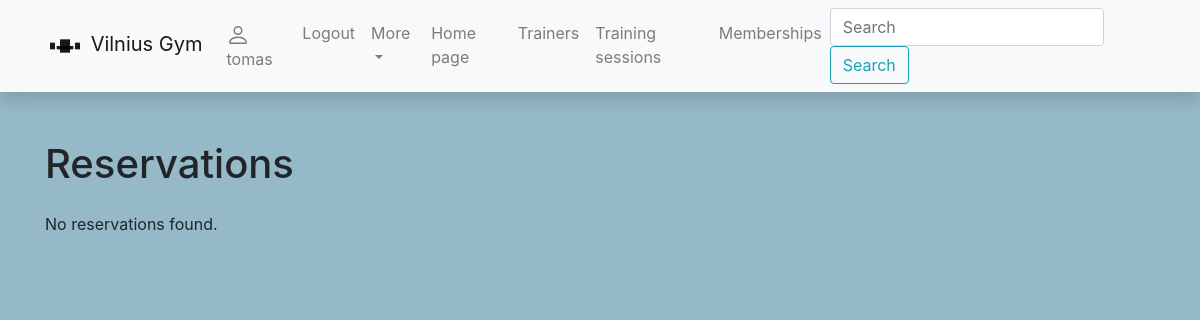
The page /gym/reservations/ (signed in) on the database as committed earlier.
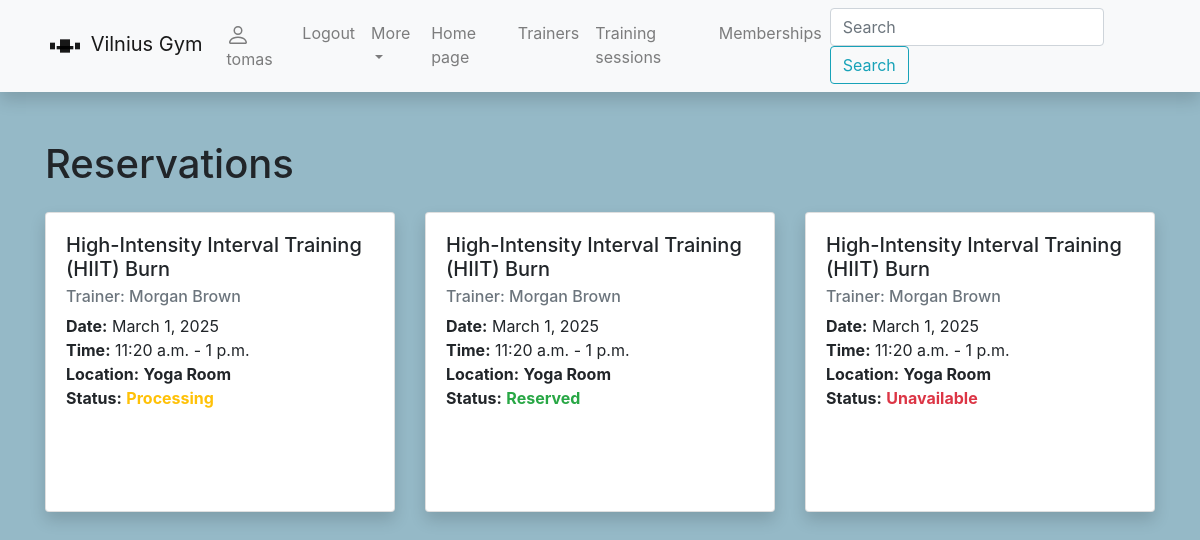
The same page on the database as committed later.
### gym/models.py (models this page shows, shortened)
class Reservation(models.Model):
    schedule = models.ForeignKey(Schedule, on_delete=SET_NULL, null=True, blank=True)
    user = models.ForeignKey(User, on_delete=models.CASCADE, related_name='reservations')
    RESERVATION_STATUS = (
        ('p', 'Processing'),
        ('r', 'Reserved'),
        ('e', 'Unavailable'),
    )
    rezervation_status = models.CharField('rezervation_status',
                                          max_length=1,
                                          choices=RESERVATION_STATUS,
                                          default='p',
                                          blank=True,
                                          help_text="Membership status"
                                          )

class Schedule(models.Model):
    max_capacity = models.PositiveIntegerField('Capacity', null=True, blank=True,
                                               help_text="Enter max capacity")
    date = models.DateField('date', help_text="Enter date", default=date.today)
    trainer = models.ForeignKey(Trainer, on_delete=SET_NULL, null=True, blank=True)
    training_session = models.ForeignKey(TrainingSession, on_delete=SET_NULL,
                                         null=True, blank=True, related_name='schedule')
    start_time = models.TimeField('Start time',
                                  help_text='Enter start time',
                                  default=get_current_time)
    end_time = models.TimeField('End time',
                                help_text='Enter End time',
                                default=get_current_time)
    LOCATION_NAME = (
        ('1', 'Main Studio'),
        ('2', 'Yoga Room'),
        ('3', 'Cardio Zone'),
        ('4', 'Outdoor Terrace'),
        ('5', 'Functional Training Area'),
    )
    location = models.CharField('Location',
                                max_length=1,
                                choices=LOCATION_NAME,
                                default='1',
                                blank=True,
                                help_text="Gym class locations"
                                )

class TrainingSession(models.Model):
    name = models.CharField('Name', max_length=50, help_text='Enter training sessions name')
    duration = models.DurationField(default="01:00:00", help_text="Default time is 1 hour")
    description = HTMLField()
    ts_cover = models.ImageField('training session cover',
                                 upload_to='covers/ts_covers',
                                 null=True,
                                 blank=True)

class Trainer(models.Model):
    first_name = models.CharField('Name', max_length=50, help_text='Enter your name')
    last_name = models.CharField('Surname', max_length=50, help_text='Enter your surname')
    email = models.CharField('Email', max_length=50, help_text="Enter email adress")
    specialization = models.CharField('Specialization', max_length=100, default='Specialization....')
    professional_history = HTMLField()
    cover = models.ImageField(upload_to='covers/trainer_covers', blank=True, null=True)
    def __str__(self):
        return f'{self.first_name} {self.last_name}'
    class Meta:
        ordering = ('last_name', 'first_name')

### gym/views.py (the view)
# urls.py: path('reservations/', views.ReservarsionsListView.as_view(), name='reservations-all'),
class ReservarsionsListView(generic.ListView):
    model = Reservation
    context_object_name = 'reservations'
    template_name = 'reservations.html'

### gym/templates/reservations.html
{% extends 'base.html' %}
{% block content %}
<h1 class="mb-4">Reservations</h1>
{% if user.reservations.all %}
  <div class="row">
    {% for reservation in user.reservations.all %}
      <div class="col-md-4 mb-4">
        <div class="card h-100 shadow">
          <div class="card-body">
            <h5 class="card-title">{{ reservation.schedule.training_session.name }}</h5>
            <h6 class="card-subtitle mb-2 text-muted">Trainer: {{ reservation.schedule.trainer }}</h6>
            <p class="card-text">
              <strong>Date:</strong> {{ reservation.schedule.date }}<br>
              <strong>Time:</strong> {{ reservation.schedule.start_time }} - {{ reservation.schedule.end_time }}<br>
              <strong>Location:</strong>
              <span class="font-weight-bold
                {% if reservation.schedule.location == '1' %}text-default
                {% elif reservation.schedule.location == '2' %}text-default
                {% elif reservation.schedule.location == '3' %}text-default
                {% elif reservation.schedule.location == '4' %}text-default
                {% elif reservation.schedule.location == '5' %}text-default
                {% else %}text-muted{% endif %}">
                {{ reservation.schedule.get_location_display }}
              </span>
              <br>
              <strong>Status:</strong>
              <span class="font-weight-bold
                {% if reservation.rezervation_status == 'e' %}text-danger
                {% elif reservation.rezervation_status == 'r' %}text-success
                {% elif reservation.rezervation_status == 'p' %}text-warning
                {% else %}text-muted{% endif %}">
                {{ reservation.get_rezervation_status_display }}
              </span>
            </p>
          </div>
        </div>
      </div>
    {% endfor %}
  </div>
{% else %}
  <p>No reservations found.</p>
{% endif %}
{% endblock %}

### gym/templates/base.html (shortened to what this page needs)
<!DOCTYPE html>
<html lang="en">
<head>
    {% load static %}
    <link
      rel="stylesheet"
      href="https://stackpath.bootstrapcdn.com/bootstrap/4.1.3/css/bootstrap.min.css"
    />
    <link
      rel="stylesheet"
      href="https://cdnjs.cloudflare.com/ajax/libs/font-awesome/4.7.0/css/font-awesome.min.css"
    />
     <link rel="stylesheet" href="{% static 'css/styles.css' %}" />
</head>
  <body>
    <nav
      class="navbar navbar-expand-lg navbar-light bg-light static-top mb-5 shadow"
    >
      <div class="container">
        <a class="navbar-brand" href="{% url 'index' %}">
          <svg
            class="bi bi-dumbbell"
            width="2em"
            height="2em"
            viewBox="0 0 24 24"
            fill="currentColor"
            xmlns="http://www.w3.org/2000/svg">
            <path d="M3 10V14H6V10H3Z" />
            <path d="M18 10V14H21V10H18Z" />
            <path d="M7 12H17V14H7V12Z" />
            <path d="M9 8H15V16H9V8Z" />
        </svg>
          Vilnius Gym</a
        >
        <div class="collapse navbar-collapse" id="navbarResponsive">
          <ul class="navbar-nav ml-auto">
           {% if user.is_authenticated %}
            <li class="nav-item">
              <a class="nav-link" href="{% url 'user-profile' %}">
                 {{ user.username }}</a>
            </li>
            <li class="nav-item">
              <a class="nav-link" href="{% url 'logout' %}">Logout</a>
            <li class="nav-item dropdown">
                <a class="nav-link dropdown-toggle" href="#" id="navbarDropdown" role="button"
                   data-toggle="dropdown" aria-expanded="false">More
                </a>
            </li>
          {% endif %}
            <li class="nav-item">
              <a class="nav-link" href="{% url 'index' %}">Home page</a>
            </li>
            <li class="nav-item">
              <a class="nav-link" href="{% url 'trainers-all' %}">Trainers</a>
            </li>
              <li class="nav-item">
              <a class="nav-link" href="{% url 'trainingsessions-all' %}">Training sessions</a>
            </li>
            <li class="nav-item">
              <a class="nav-link" href="{% url 'displaymemberships-all' %}">Memberships</a>
            </li>
          </ul>
          <form
            class="form-inline my-2 my-lg-0"
            action="{% url 'search' %}"
            method="get"
          >
            <input
              class="form-control mr-sm-2"
              type="search"
              placeholder="Search"
              aria-label="Search"
              name="search_text"
            />
            <button class="btn btn-outline-info my-2 my-sm-0" type="submit">
              Search
            </button>
          </form>
        </div>
           </div>
    </nav>
    <div class="container">{% block content %}{% endblock %}</div>
  </body>
</html>

### gym/static/css/styles.css (style rules this page uses)
body { background-color: #95B9C7; }
.card { min-height: 300px; width: 100%; }
.card-body { height: 75%; }

Rows that differ between the two databases and show on the page:
added Reservation: schedule.training_session.name "High-Intensity Interval Training (HIIT) Burn", schedule.trainer "Morgan Brown", schedule "March 1, 2025", schedule.start_time "11:20 a.m.", schedule.end_time "1 p.m.", schedule.location "Yoga Room", rezervation_status "Processing"
added Reservation: schedule.training_session.name "High-Intensity Interval Training (HIIT) Burn", schedule.trainer "Morgan Brown", schedule "March 1, 2025", schedule.start_time "11:20 a.m.", schedule.end_time "1 p.m.", schedule.location "Yoga Room", rezervation_status "Reserved"
added Reservation: schedule.training_session.name "High-Intensity Interval Training (HIIT) Burn", schedule.trainer "Morgan Brown", schedule "March 1, 2025", schedule.start_time "11:20 a.m.", schedule.end_time "1 p.m.", schedule.location "Yoga Room", rezervation_status "Unavailable"
Other text that changed with them:
text no longer shown: "No reservations found."
